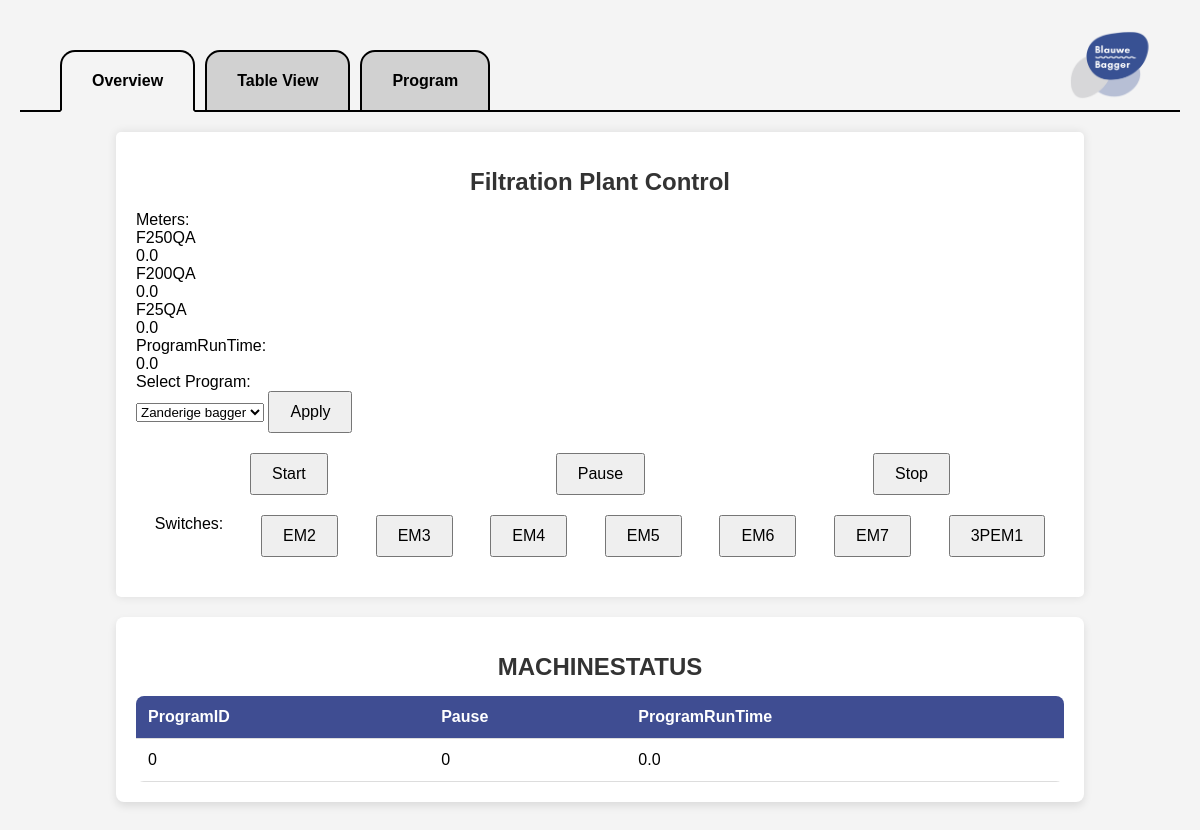
The page / on the database its author committed.
### tables this page shows
CREATE TABLE METER (
    MeterID INTEGER PRIMARY KEY AUTOINCREMENT,
    Name TEXT NOT NULL,
    Description TEXT,
    Value REAL NOT NULL
);

CREATE TABLE MACHINESTATUS (
    ProgramID INTEGER NOT NULL,
    Pause INTEGER NOT NULL CHECK (Pause IN (0,1,2)),
    ProgramRunTime REAL NOT NULL,
    PRIMARY KEY (ProgramID),
    FOREIGN KEY (ProgramID) REFERENCES PROGRAM(ProgramID)
);

CREATE TABLE SWITCH (
    SwitchID INTEGER PRIMARY KEY AUTOINCREMENT,
    Name TEXT NOT NULL,
    TuyaID TEXT NOT NULL,
    IPAddress TEXT NOT NULL,
    LocalKey TEXT NOT NULL,
    TuyaVersion REAL NOT NULL,
    MeterIDS TEXT,
    MeterMin TEXT,
    MeterMax TEXT
);

### server/server.py (the view)
@app.route("/")
def overview():
    machineStatus = sF.getTable("MACHINESTATUS",0)
    programs = sF.getTable("PROGRAM",0)
    switches = sF.getTable("SWITCH",0)
    stages = sF.getTable("STAGE",0)
    meters = sF.getTable("METER",0)
    programID = int(machineStatus[0]["ProgramID"])
    pause = int(machineStatus[0]["Pause"])
    programRunTime = machineStatus[0]["ProgramRunTime"]
    currentStage = 0
    if pause == 1:
        currentStage = 1
    elif pause == 0:
        pstages = [int(item) for item in programs[programID-1]["StageIDS"].split(',')]
        stageTime = 0
        for stage in pstages:
            stageTime = stageTime + stages[stage-1]["Time"]
            if stageTime > programRunTime:
                currentStage = stage
                break
    activeSwitches = []
    if currentStage != 0:
        activeSwitches = [int(item) for item in stages[currentStage-1]["SwitchIDS"].split(',')]
    return render_template('overview.html',machineStatus=machineStatus,programs=programs,switches=switches,activeSwitches=activeSwitches,meters=meters)

### server/serverFunctions/getTable.py (called while the page is built)
def getTable(table,add):
    db = sqlite3.connect('../data/machine.db',timeout=5)
    cs = db.execute('SELECT * FROM ' + table)
    ns = [description[0] for description in cs.description]
    result = []
    rows = 1;
    for ci in cs:
        result.append(dict(zip(ns,ci)))
        rows = rows + 1
    if add:
        if table != "MACHINESTATUS":
            result.append(dict(zip(ns,[rows]+[None]*len(ns))))
    else:
        if not result:
            result.append(dict(zip(ns,[rows]+[None]*len(ns))))
    db.close()
    return result

### server/templates/overview.html
{% extends "layout.html" %}
{% block main %}
    <div class="container">
        <h1>Filtration Plant Control</h1>
        <div> Meters:
            {% for meter in meters %}
            <div> {{ meter["Name"] }}
                <div
                    class ="meters" id="{{ meter["MeterID"] }}">{{ meter["Value"] }}
                </div>
            </div>
            {% endfor %}
        </div>
        <div>
            ProgramRunTime: <div id=program-run-time>{{ machineStatus[0]["ProgramRunTime"]}}</div>
        </div>
        <div>
            Select Program:
            <form action="/selectprogram/" method="POST">
            <select name="program">
                {% for program in programs %}
                <option value={{ program["ProgramID"] }}>{{ program["Name"] }}</option>
                {% endfor %}
            </select>
            <input type="submit" value="Apply"/>
            </form>
        </div>
        <div class="controls">
        <form action="/start">
            <input type="submit" id="start-btn" value="Start"/>
        </form>
        <form action="/pause">
            <input type="submit" id="pause-btn" value="Pause"/>
        </form>
        <form action="/stop">
            <input type="submit" id="stop-btn" value="Stop"/>
        </form>
        </div>
        <div class="switches">
            Switches:
            {% for switch in switches %}
            {% if switch["SwitchID"] in activeSwitches %}
            <form action="/toggleswitch/{{ switch["SwitchID"] }}">
                <input type="submit" class="switch-active switch-btn" id="{{ switch["SwitchID"] }}" value="{{ switch["Name"] }}"/>
            </form>
            {% else %}
            <form action="/toggleswitch/{{ switch["SwitchID"] }}">
                <input type="submit" class="switch-btn" id="{{ switch["SwitchID"] }}" value="{{ switch["Name"] }}"/>
            </form>
            {% endif %}
            {% endfor %}
        </div>
    </div>
    <div class="table-container">
        <h1>MACHINESTATUS</h1>
                <table>
                        <thead>
                                <tr>
                {% for key, value in machineStatus[0].items() %}
                                                <th>{{key}}</th>
                                        {% endfor %}
                                </tr>
                           </thead>
                        <tbody>
                                {% for item in machineStatus %}
                                        <tr>
                                                {% for key, value in item.items() %}
                                                        <td>{{value}}</th>
                                                {% endfor %}
                                        </tr>
                                {% endfor %}
                        </tbody>
                </table>
        </div>
{% endblock %}

### server/static/styles.css (style rules this page uses)
.container { max-width: 80%; margin: auto; margin-top:20px; background: white; padding: 20px; border-radius: 5px; box-shadow: 0 0 10px rgba(0, 0, 0, 0.1); }
.table-container { width: 80%; margin: 20px auto; padding: 20px; background: #fff; box-shadow: 0 4px 8px rgba(0, 0, 0, 0.1); border-radius: 8px; }
h1 { text-align: center; font-size: 1.5rem; margin-bottom: 15px; color: #333; }
.table-container table { width: 100%; border-collapse: collapse; overflow: hidden; border-radius: 8px; }
.table-container thead { background: #3F4D92; color: #fff; }
.table-container th, .table-container td { padding: 12px; text-align: left; border-bottom: 1px solid #ddd; }
h1 { text-align: center; }
.controls, .switches { display: flex; justify-content: space-around; margin: 20px 0; }
input { padding: 10px 20px; font-size: 16px; cursor: pointer; }

### rows shown on the page
METER: Name "F250QA", Value "0.0"
METER: Name "F200QA", Value "0.0"
METER: Name "F25QA", Value "0.0"
MACHINESTATUS: ProgramRunTime "0.0", key "ProgramRunTime", item "0" "0"
SWITCH: Name "EM2"
SWITCH: Name "EM3"
SWITCH: Name "EM4"
SWITCH: Name "EM5"
SWITCH: Name "EM6"
SWITCH: Name "EM7"
SWITCH: Name "3PEM1"

### other values the page prints
{{ key }} "ProgramID" "Pause"
form field program "Zanderige bagger"
